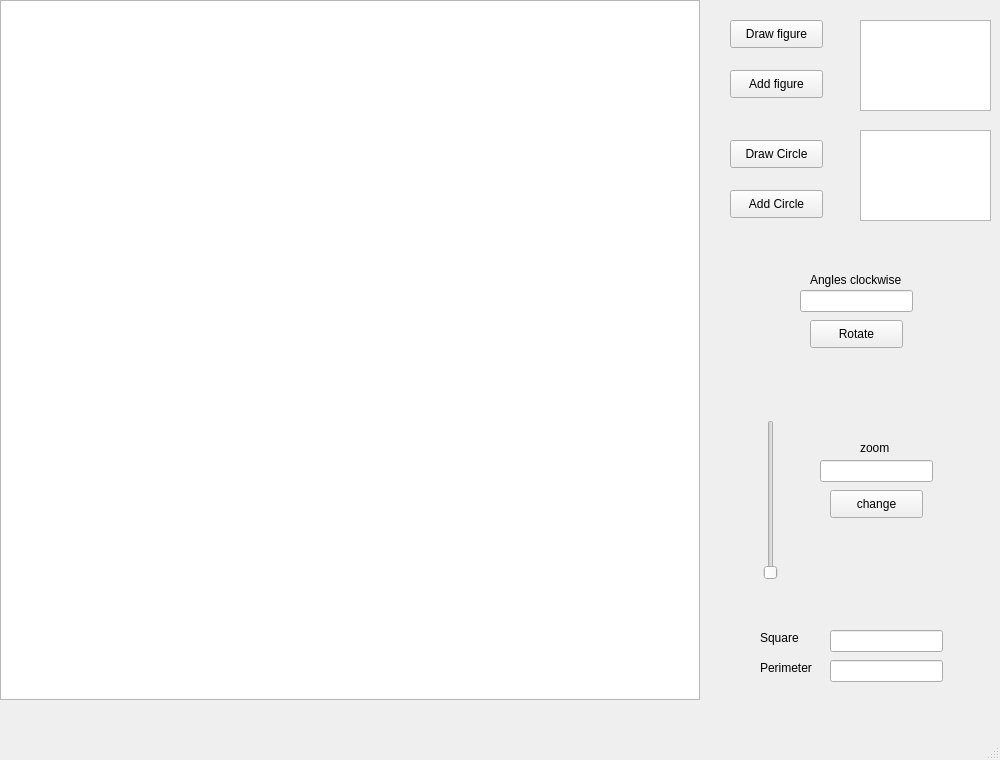
<?xml version="1.0" encoding="UTF-8"?>
<ui version="4.0">
 <class>MainWindow</class>
 <widget class="QMainWindow" name="MainWindow">
  <property name="geometry">
   <rect>
    <x>0</x>
    <y>0</y>
    <width>1000</width>
    <height>760</height>
   </rect>
  </property>
  <property name="windowTitle">
   <string>MainWindow</string>
  </property>
  <widget class="QWidget" name="centralwidget">
   <widget class="QGraphicsView" name="graphicsView">
    <property name="geometry">
     <rect>
      <x>0</x>
      <y>0</y>
      <width>700</width>
      <height>700</height>
     </rect>
    </property>
   </widget>
   <widget class="QPushButton" name="add_polygon">
    <property name="geometry">
     <rect>
      <x>730</x>
      <y>20</y>
      <width>93</width>
      <height>28</height>
     </rect>
    </property>
    <property name="text">
     <string>Draw figure</string>
    </property>
   </widget>
   <widget class="QPushButton" name="rotation">
    <property name="geometry">
     <rect>
      <x>810</x>
      <y>320</y>
      <width>93</width>
      <height>28</height>
     </rect>
    </property>
    <property name="text">
     <string>Rotate</string>
    </property>
   </widget>
   <widget class="QLineEdit" name="lineEdit">
    <property name="geometry">
     <rect>
      <x>800</x>
      <y>290</y>
      <width>113</width>
      <height>22</height>
     </rect>
    </property>
   </widget>
   <widget class="QLabel" name="label">
    <property name="geometry">
     <rect>
      <x>810</x>
      <y>270</y>
      <width>101</width>
      <height>20</height>
     </rect>
    </property>
    <property name="text">
     <string>Angles clockwise</string>
    </property>
   </widget>
   <widget class="QSlider" name="zoom">
    <property name="geometry">
     <rect>
      <x>760</x>
      <y>420</y>
      <width>22</width>
      <height>160</height>
     </rect>
    </property>
    <property name="minimum">
     <number>1</number>
    </property>
    <property name="maximum">
     <number>100</number>
    </property>
    <property name="orientation">
     <enum>Qt::Vertical</enum>
    </property>
   </widget>
   <widget class="QLineEdit" name="zoom_text">
    <property name="geometry">
     <rect>
      <x>820</x>
      <y>460</y>
      <width>113</width>
      <height>22</height>
     </rect>
    </property>
   </widget>
   <widget class="QLabel" name="label_2">
    <property name="geometry">
     <rect>
      <x>860</x>
      <y>440</y>
      <width>55</width>
      <height>16</height>
     </rect>
    </property>
    <property name="text">
     <string>zoom</string>
    </property>
   </widget>
   <widget class="QPushButton" name="change_zoom_button">
    <property name="geometry">
     <rect>
      <x>830</x>
      <y>490</y>
      <width>93</width>
      <height>28</height>
     </rect>
    </property>
    <property name="text">
     <string>change</string>
    </property>
   </widget>
   <widget class="QLineEdit" name="square">
    <property name="geometry">
     <rect>
      <x>830</x>
      <y>630</y>
      <width>113</width>
      <height>22</height>
     </rect>
    </property>
   </widget>
   <widget class="QLineEdit" name="perimeter">
    <property name="geometry">
     <rect>
      <x>830</x>
      <y>660</y>
      <width>113</width>
      <height>22</height>
     </rect>
    </property>
   </widget>
   <widget class="QLabel" name="label_3">
    <property name="geometry">
     <rect>
      <x>760</x>
      <y>630</y>
      <width>55</width>
      <height>16</height>
     </rect>
    </property>
    <property name="text">
     <string>Square</string>
    </property>
   </widget>
   <widget class="QLabel" name="label_4">
    <property name="geometry">
     <rect>
      <x>760</x>
      <y>660</y>
      <width>55</width>
      <height>16</height>
     </rect>
    </property>
    <property name="text">
     <string>Perimeter</string>
    </property>
   </widget>
   <widget class="QTextEdit" name="polygon_coordinates">
    <property name="geometry">
     <rect>
      <x>860</x>
      <y>20</y>
      <width>131</width>
      <height>91</height>
     </rect>
    </property>
   </widget>
   <widget class="QPushButton" name="add_figure">
    <property name="geometry">
     <rect>
      <x>730</x>
      <y>70</y>
      <width>93</width>
      <height>28</height>
     </rect>
    </property>
    <property name="text">
     <string>Add figure</string>
    </property>
   </widget>
   <widget class="QTextEdit" name="circle_coordinates">
    <property name="geometry">
     <rect>
      <x>860</x>
      <y>130</y>
      <width>131</width>
      <height>91</height>
     </rect>
    </property>
   </widget>
   <widget class="QPushButton" name="draw_circle">
    <property name="geometry">
     <rect>
      <x>730</x>
      <y>140</y>
      <width>93</width>
      <height>28</height>
     </rect>
    </property>
    <property name="text">
     <string>Draw Circle</string>
    </property>
   </widget>
   <widget class="QPushButton" name="add_circle">
    <property name="geometry">
     <rect>
      <x>730</x>
      <y>190</y>
      <width>93</width>
      <height>28</height>
     </rect>
    </property>
    <property name="text">
     <string>Add Circle</string>
    </property>
   </widget>
  </widget>
  <widget class="QMenuBar" name="menubar">
   <property name="geometry">
    <rect>
     <x>0</x>
     <y>0</y>
     <width>1000</width>
     <height>26</height>
    </rect>
   </property>
  </widget>
  <widget class="QStatusBar" name="statusbar"/>
 </widget>
 <resources/>
 <connections/>
</ui>
